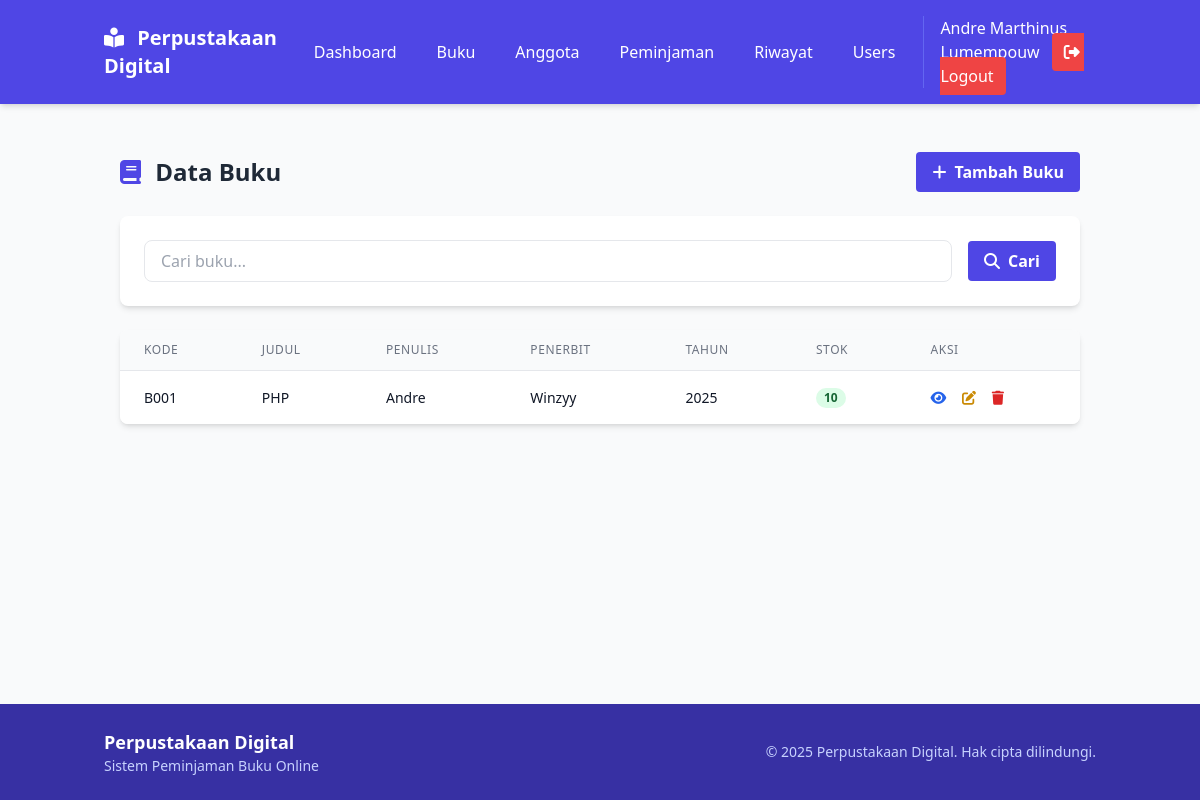
The page /buku/index.php (signed in) on the database its author committed.
### tables this page shows
CREATE TABLE `buku` (
  `id_buku` int(11) NOT NULL,
  `kode_buku` varchar(10) NOT NULL,
  `judul_buku` varchar(255) NOT NULL,
  `penulis` varchar(100) DEFAULT NULL,
  `penerbit` varchar(100) DEFAULT NULL,
  `tahun_terbit` year(4) DEFAULT NULL,
  `stok` int(11) DEFAULT NULL
);

### config/auth.php (called while the page is built, shortened)
<?php
function checkAccess($allowed_roles = []) {
    return in_array($_SESSION['role'], $allowed_roles);
}

### buku/index.php (the view, shortened to what this page needs)
<?php
require_once '../config/db.php';
require_once '../config/auth.php';
$search = isset($_GET['search']) ? trim($_GET['search']) : '';
$page = isset($_GET['page']) ? (int)$_GET['page'] : 1;
$per_page = 10;
$offset = ($page - 1) * $per_page;
try {
    $sql = "SELECT * FROM buku";
    $sql .= " ORDER BY id_buku DESC LIMIT :offset, :per_page";
    $stmt = $conn->prepare($sql);
    $stmt->bindParam(':offset', $offset, PDO::PARAM_INT);
    $stmt->bindParam(':per_page', $per_page, PDO::PARAM_INT);
    $stmt->execute();
    $books = $stmt->fetchAll(PDO::FETCH_ASSOC);
} catch(PDOException $e) {
    $error = "Error: " . $e->getMessage();
}
include '../templates/header.php';
?>
<div class="container mx-auto px-4 py-6">
    <div class="flex flex-col md:flex-row justify-between items-center mb-6">
        <h1 class="text-2xl font-bold text-gray-800">
            <i class="fas fa-book mr-2 text-indigo-600"></i> Data Buku
        </h1>        <div class="mt-4 md:mt-0">
            <?php if($_SESSION['role'] != 3):  ?>
                <a href="tambah.php" class="bg-indigo-600 hover:bg-indigo-700 text-white font-bold py-2 px-4 rounded inline-flex items-center">
                    <i class="fas fa-plus mr-2"></i> Tambah Buku
                </a>
            <?php endif; ?>
        </div>
    </div>
    <div class="bg-white rounded-lg shadow-md p-6 mb-6">
        <form action="" method="GET" class="flex flex-col md:flex-row md:items-center">
            <div class="flex-grow mr-0 md:mr-4 mb-4 md:mb-0">
                <div class="relative">
                    <input type="text" name="search" value="<?= htmlspecialchars($search) ?>" placeholder="Cari buku..." class="w-full px-4 py-2 border rounded-lg focus:outline-none focus:ring-2 focus:ring-indigo-500">
                </div>
            </div>
            <button type="submit" class="bg-indigo-600 hover:bg-indigo-700 text-white font-bold py-2 px-4 rounded inline-flex items-center">
                <i class="fas fa-search mr-2"></i> Cari
            </button>
        </form>
    </div>
    <div class="bg-white rounded-lg shadow-md overflow-hidden">
        <div class="overflow-x-auto">
            <table class="min-w-full divide-y divide-gray-200">
                <thead>
                    <tr class="bg-gray-50">                        <th class="px-6 py-3 text-left text-xs font-medium text-gray-500 uppercase tracking-wider">Kode</th>
                        <th class="px-6 py-3 text-left text-xs font-medium text-gray-500 uppercase tracking-wider">Judul</th>
                        <th class="px-6 py-3 text-left text-xs font-medium text-gray-500 uppercase tracking-wider">Penulis</th>
                        <th class="px-6 py-3 text-left text-xs font-medium text-gray-500 uppercase tracking-wider">Penerbit</th>
                        <th class="px-6 py-3 text-left text-xs font-medium text-gray-500 uppercase tracking-wider">Tahun</th>
                        <th class="px-6 py-3 text-left text-xs font-medium text-gray-500 uppercase tracking-wider">Stok</th>
                        <th class="px-6 py-3 text-left text-xs font-medium text-gray-500 uppercase tracking-wider">Aksi</th>
                    </tr>
                </thead>
                <tbody class="bg-white divide-y divide-gray-200">
                    <?php if(count($books) > 0): ?>
                        <?php foreach($books as $book): ?>
                            <tr class="hover:bg-gray-50">
                                <td class="px-6 py-4 whitespace-nowrap text-sm text-gray-900">
                                    <?= htmlspecialchars($book['kode_buku']) ?>
                                </td>
                                <td class="px-6 py-4 text-sm text-gray-900 max-w-xs truncate">
                                    <?= htmlspecialchars($book['judul_buku']) ?>
                                </td>
                                <td class="px-6 py-4 text-sm text-gray-900">
                                    <?= htmlspecialchars($book['penulis']) ?>
                                </td>
                                <td class="px-6 py-4 text-sm text-gray-900">
                                    <?= htmlspecialchars($book['penerbit']) ?>
                                </td>
                                <td class="px-6 py-4 whitespace-nowrap text-sm text-gray-900">
                                    <?= htmlspecialchars($book['tahun_terbit']) ?>
                                </td>
                                <td class="px-6 py-4 whitespace-nowrap text-sm text-gray-900">
                                    <?php if($book['stok'] <= 0): ?>
                                        <span class="px-2 inline-flex text-xs leading-5 font-semibold rounded-full bg-red-100 text-red-800">
                                            <?= $book['stok'] ?>
                                        </span>
                                    <?php elseif($book['stok'] <= 3): ?>
                                        <span class="px-2 inline-flex text-xs leading-5 font-semibold rounded-full bg-yellow-100 text-yellow-800">
                                            <?= $book['stok'] ?>
                                        </span>
                                    <?php else: ?>
                                        <span class="px-2 inline-flex text-xs leading-5 font-semibold rounded-full bg-green-100 text-green-800">
                                            <?= $book['stok'] ?>
                                        </span>
                                    <?php endif; ?>
                                </td>                                <td class="px-6 py-4 whitespace-nowrap text-sm font-medium">
                                    <a href="detail.php?id=<?= $book['id_buku'] ?>" class="text-blue-600 hover:text-blue-900 mr-3" title="Lihat Detail">
                                        <i class="fas fa-eye"></i>
                                    </a>
                                    <?php if(checkAccess([1, 2])):  ?>
                                        <a href="edit.php?id=<?= $book['id_buku'] ?>" class="text-yellow-600 hover:text-yellow-900 mr-3" title="Edit">
                                            <i class="fas fa-edit"></i>
                                        </a>
                                        <a href="javascript:void(0);" onclick="confirmDelete(<?= $book['id_buku'] ?>)" class="text-red-600 hover:text-red-900" title="Hapus">
                                            <i class="fas fa-trash"></i>
                                        </a>
                                    <?php elseif($_SESSION['role'] == 3 && $book['stok'] > 0):  ?>
                                        <a href="javascript:void(0);" class="text-purple-600 hover:text-purple-900" title="Tambahkan ke Favorit">
                                            <i class="fas fa-heart"></i>
                                        </a>
                                    <?php endif; ?>
                                </td>
                            </tr>
                        <?php endforeach; ?>
                    <?php endif; ?>
                </tbody>
            </table>
        </div>
    </div>
</div>
<?php include '../templates/footer.php'; ?>

### rows shown on the page
buku: kode_buku "B001", judul_buku "PHP", penulis "Andre", penerbit "Winzyy", tahun_terbit "2025", stok "10"

### other values the page prints
$_SESSION['nama'] "Andre Marthinus Lumempouw"
